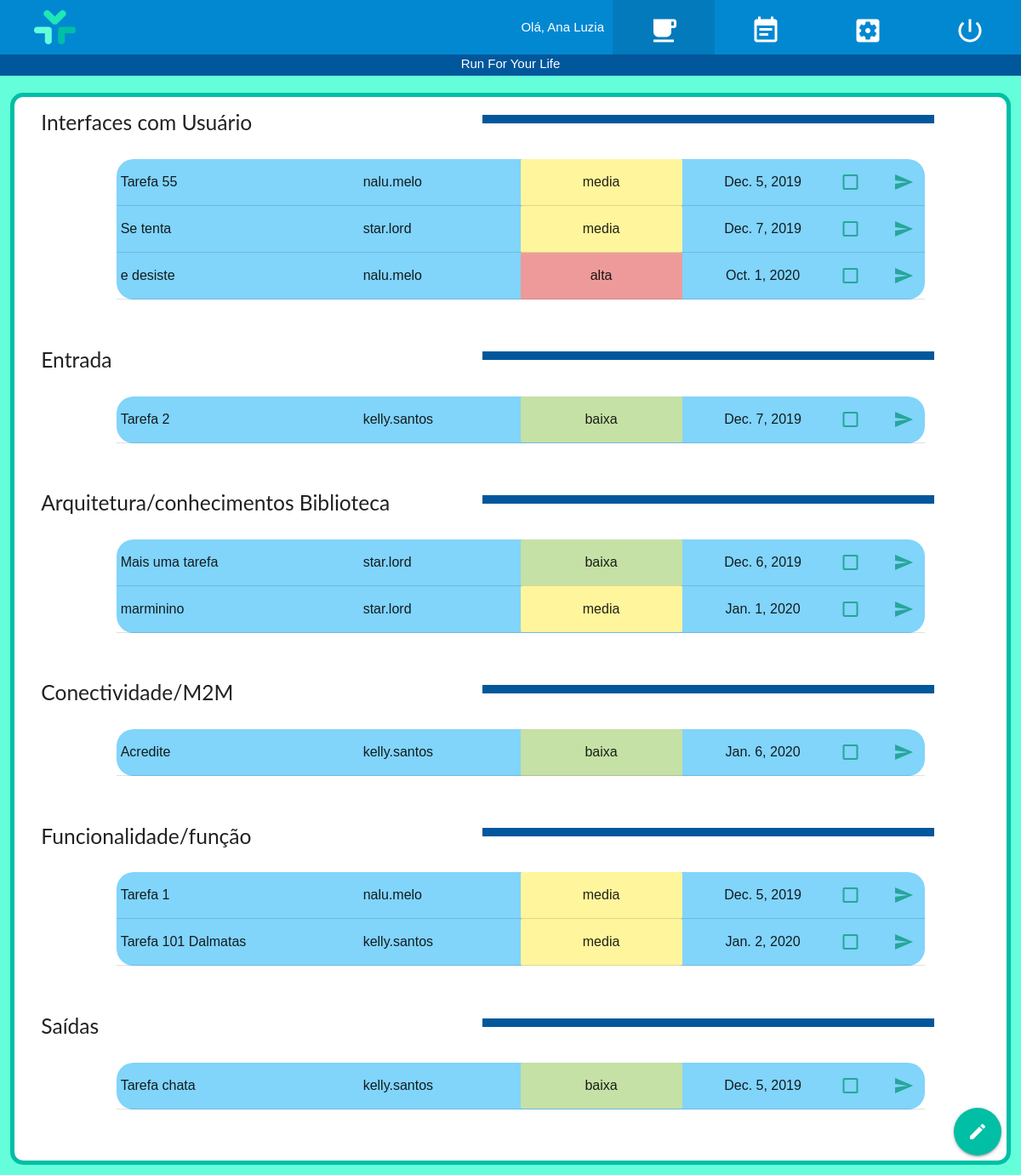
Page /visao_projeto/22 (signed in) on the committed database.
### usuarios/models.py (models this page shows, shortened)
class Projeto(models.Model):
    titulo = models.TextField(max_length=100, null=False)
    descricao = models.TextField(max_length=400, null=False)
    lider = models.ForeignKey(User, on_delete=models.CASCADE)
    membros = models.ManyToManyField(Membro)
    ult_alt = models.TextField(max_length=100, null=True)
    data_ult_alt = models.DateField(null=True)

class Categoria(models.Model):
    nome = models.CharField(max_length=100, null=False)

class Tarefa(models.Model):
    titulo = models.CharField(max_length=100, null=False)
    resp = models.ForeignKey(Membro, on_delete=models.CASCADE)
    projeto = models.ForeignKey(Projeto, on_delete=models.CASCADE)
    prioridade = models.CharField(max_length=15, null=True)
    data_limite = models.DateField(null=True)
    concluido = models.BooleanField(default=False)
    categoria = models.ForeignKey(Categoria, on_delete=models.CASCADE)

class Membro(models.Model):
    user = models.OneToOneField(User, on_delete=models.CASCADE)

### usuarios/views.py (the view)
# urls.py: url(r'^visao_projeto/(?P<pk>[0-9]+)', projeto_visao, name='visao_projeto'),
@login_required
def projeto_visao(request, pk, template_name="visao_projeto.html"):
    tarefas = Tarefa.objects.filter(projeto_id=pk)
    categoria = Categoria.objects.all()
    for item in categoria:
        count_total = 0
        count_concluido = 0
        for tarefa in tarefas:
            if item.id == tarefa.categoria.id:
                count_total += 1
                if tarefa.concluido:
                    count_concluido += 1
        if count_total == 0:
            item.porcentagem = -1
        else:
            if count_concluido == 0:
                item.porcentagem = 0
            else:
                percent = 100 * (count_concluido/count_total)
                item.porcentagem = percent
    try:
        projeto = Projeto.objects.get(pk=pk)
    except:
        messages.error(request, "Projeto não encontrado!")
        return redirect('/projeto_lista/')
    context = {'projeto': projeto, 'tarefas': tarefas, 'categorias': categoria, 'template': "visao_projeto",  "menu":"projetos" }
    return render(request, template_name, context)

### templates/visao_projeto.html (shortened to what this page needs)
{% extends 'baseTemplate.html' %}
{% block titulo %}
    {{ projeto.titulo }}
{% endblock titulo %}
{% block conteudo %}
    <div class="row" style="margin-left: 20px;">
        {% for categoria in categorias %}
        <div class="col s11">
            <div class="row">
                <div class="col s12">
                    {% if categoria.porcentagem >= 0 %}
                    <div class="row">
                        <div class="col s6">
                            <h5 {% if request.user.profile.tema == 'N' %} class="grey-text text-lighten-1" {% endif %}>{{ categoria.nome }} </h5>
                        </div>
                        <div class="col s6 light-blue darken-4" style="height: 10px; margin-top: 2%;">
                        </div>
                    </div>
                    {% endif %}
                    <div class="row">
                        <div class="col s1"></div>
                        <div class="col s11">
                            <div>
                                <table class="light-blue {% if request.user.profile.tema == 'C' %} lighten-3 {% endif %}
                                                         {% if request.user.profile.tema == 'N' %} darken-4 grey-text text-lighten-2 {% endif %}"
                                       style="border-radius: 20px;">
                                    <tbody>
                                        {% for tarefa in tarefas %}
                                            {% if tarefa.categoria.id == categoria.id %}
                                        <tr>
                                            <td style="width: 30%"> {{ tarefa.titulo }} </td>
                                            <td style="width: 20%"> {{ tarefa.resp.user.username }} </td>
                                            <td class="{% if tarefa.prioridade == "baixa" %} light-green {% endif %}
                                                       {% if tarefa.prioridade == "media" %} yellow {% endif %}
                                                       {% if tarefa.prioridade == "alta" %} red {% endif %}
                                                       {% if request.user.profile.tema == 'C' %} lighten-3 {% endif %}
                                                       {% if request.user.profile.tema == 'N' %} darken-4 white-text {% endif %}"
                                                style="text-align: center; width: 20%"> {{ tarefa.prioridade }} </td>
                                            <td style="text-align: center; width: 20%"> {{ tarefa.data_limite }} </td>
                                            <td style="width: 5%"><a href="{% url 'concluir_tarefa' pk=tarefa.pk %}" class="secondary-content " style="margin-right: 60%;"><i class="material-icons"></i></a></td>
                                            <td style="width: 5%"><a href="{% url 'tarefa_editar' pk=tarefa.pk %}" class="secondary-content {% if request.user.profile.tema == 'N' %} white-text {% endif %}" style="margin-right: 20%;"><i class="material-icons">send</i></a></td>
                                        </tr>
                                            {% endif %}
                                        {% endfor %}
                                    </tbody>
                                </table>
                            </div>
                        </div>
                    </div>
                </div>
            </div>
        </div>
        {% endfor %}
    <div class="fixed-action-btn" id="projetos-options">
      <a class="btn-floating btn-large teal accent-4">
        <i class="large material-icons">mode_edit</i>
      </a>
    </div>
{% endblock conteudo %}

### templates/baseTemplate.html (shortened to what this page needs)
<html lang="pt-br">
    {% load static %}
	<head>
	    <link rel="stylesheet" href="https://cdnjs.cloudflare.com/ajax/libs/materialize/1.0.0/css/materialize.min.css">
	</head>
	<body style = 'background:  {% if request.user.profile.tema == 'C' %}
                                    #64FFDA
                                {% endif %}
                                ;'>
		<nav>
		    <div class="nav-wrapper {% if request.user.profile.tema == 'C' %}
                                        light-blue darken-2
                                    {% endif %}
                                    ">
		      	<a href="{% url 'projeto_lista' %}" style="margin-left: 40px; color:#FFFFFF;">
                    {% if request.user.profile.tema == 'C' %}
                        <img src = "{% static 'usuarios/logos/Logo_C.png' %}" style = "height: 40px; margin-top: 1%;"/>
                    {% endif %}
                </a>
		      	<ul id="nav-mobile" class="right">
                    <li style="margin-right: 10px;"> Olá, {{ request.user.first_name}} </li>
			      	<li {% if menu == "projetos" %}class="active" {% endif %}><a href=" {% url 'projeto_lista' %} " style="height: 100%; width: 120px;">
			      		<img src = "{% static 'usuarios/icons/projetos.png' %}" style = "width: 40%; margin-left: 30%; margin-top: 20%;">
			      	</a></li>
			      	<li {% if menu == "tarefas" %}class="active" {% endif %}><a href="{% url 'visao_tarefa' %}" style="height: 100%; width: 120px;">
			      		<img src = "{% static 'usuarios/icons/tarefas.png' %}" style = "width: 40%; margin-left: 30%; margin-top: 20%;">
			      	</a></li>
			        <li {% if menu == "configuracoes" %}class="active" {% endif %}><a href=" {% url 'usuario_configuracao' %} " style="height: 100%; width: 120px;">
			      		<img src = "{% static 'usuarios/icons/configuracoes.png' %}" style = "width: 40%; margin-left: 30%; margin-top: 20%;">
			      	</a></li>
			        <li><a href="{% url 'logout' %}" style="height: 100%; width: 120px;">
			        	<img src = "{% static 'usuarios/icons/sair.png' %}" style = "width: 40%; margin-left: 30%; margin-top: 20%;">
			        </a></li>
		      	</ul>
		    </div>
	  	</nav>
	  	<div class = row>
	  		<div class = "col s12" style = "height: 25px; background:   {% if request.user.profile.tema == 'C' %}
                                                                            #01579B
                                                                        {% endif %}
                                                                        ;
                    color: #FFFFFF; text-align: center;"> {% block titulo %} {% endblock %} </div>
	  	</div>
		<div class = 'col s12' style = "background: {% if request.user.profile.tema == 'C' %}
                                                        #FFFFFF
                                                    {% endif %}
                                                    ;
                min-height: 80%; margin: 1%; border: 5px solid #00BFA5; border-radius: 15px;">
            {% block conteudo %}
            {% endblock %}
		</div>
	</body>
</html>

### templates/baseTemplate.html (style rules this page uses)
p, div, label, button, a { font-family: 'Work Sans', sans-serif; }
h1, h2, h3, h4, h5, th { font-family: 'Lato', sans-serif; }

### rows in the picture
Projeto: titulo "Run For Your Life"
Categoria: nome "Interfaces com Usuário"
Tarefa: titulo "Tarefa 55", resp.user.username "nalu.melo", prioridade "media", data_limite "Dec. 5, 2019"
Tarefa: titulo "Se tenta", resp.user.username "star.lord", prioridade "media", data_limite "Dec. 7, 2019"
Tarefa: titulo "e desiste", resp.user.username "nalu.melo", prioridade "alta", data_limite "Oct. 1, 2020"
Categoria: nome "Entrada"
Tarefa: titulo "Tarefa 2", resp.user.username "kelly.santos", prioridade "baixa", data_limite "Dec. 7, 2019"
Categoria: nome "Arquitetura/conhecimentos Biblioteca"
Tarefa: titulo "Mais uma tarefa", resp.user.username "star.lord", prioridade "baixa", data_limite "Dec. 6, 2019"
Tarefa: titulo "marminino", resp.user.username "star.lord", prioridade "media", data_limite "Jan. 1, 2020"
Categoria: nome "Conectividade/M2M"
Tarefa: titulo "Acredite", resp.user.username "kelly.santos", prioridade "baixa", data_limite "Jan. 6, 2020"
Categoria: nome "Funcionalidade/função"
Tarefa: titulo "Tarefa 1", resp.user.username "nalu.melo", prioridade "media", data_limite "Dec. 5, 2019"
Tarefa: titulo "Tarefa 101 Dalmatas", resp.user.username "kelly.santos", prioridade "media", data_limite "Jan. 2, 2020"
Categoria: nome "Saídas"
Tarefa: titulo "Tarefa chata", resp.user.username "kelly.santos", prioridade "baixa", data_limite "Dec. 5, 2019"

### other values in the picture
{{ request.user.first_name }} "Ana Luzia"
